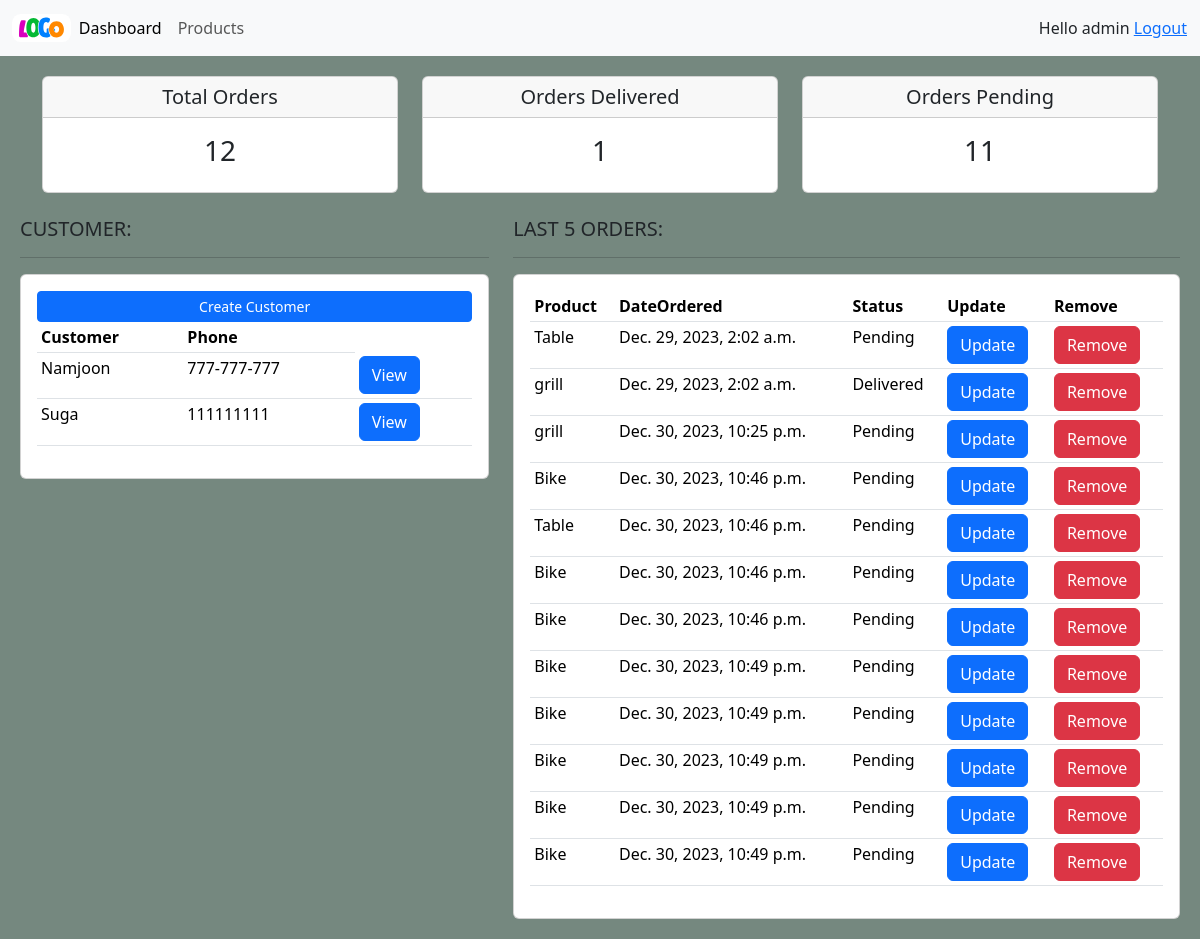
The app's page / (signed in) with its own data.
### accounts/models.py (models this page shows, shortened)
class Customer(models.Model):
    name = models.CharField(max_length=200, null=True)
    phone = models.CharField(max_length=200, null=True)
    email = models.CharField(max_length=200, null=True)
    date_created = models.DateTimeField(auto_now_add=True)

class Order(models.Model):
    STATUS = [
        ('Pending', 'Pending'),
        ('Out for delivery', 'Out for delivery'),
        ('Delivered', 'Delivered')
    ]
    customer = models.ForeignKey(
        Customer, null=True, on_delete=models.SET_NULL)
    product = models.ForeignKey(
        Product, null=True, on_delete=models.SET_NULL)
    date_created = models.DateTimeField(auto_now_add=True)
    status = models.CharField(max_length=200, null=True, choices=STATUS)

class Product(models.Model):
    CATEGORY = [
        ('Indoor', 'Indoor'),
        ('Out door', 'Out door')
    ]
    name = models.CharField(max_length=200, null=True)
    price = models.FloatField(null=True)
    category = models.CharField(max_length=200, null=True, choices=CATEGORY)
    description = models.CharField(max_length=200, null=True, blank=True)
    date_created = models.DateTimeField(auto_now_add=True)
    tag = models.ManyToManyField(Tag)

### accounts/views.py (the view)
# urls.py: path('', views.home, name='home'),
@login_required(login_url='login')
def home(request):
    orders = Order.objects.all()
    customers = Customer.objects.all()
    totalOrders = orders.count()
    pending = orders.filter(status='Pending').count()
    delivered = orders.filter(status='Delivered').count()
    return render(request, 'accounts/dashboard.html', {'orders': orders, 'customers': customers, 'totalOrders': totalOrders, 'delivered': delivered, 'pending': pending})

### accounts/templates/accounts/dashboard.html
{% extends 'accounts/layout.html' %}
{%block content%}
{% include 'accounts/status.html' %}
<br>
<div class="row">
    <div class="col-md-5">
        <h5>CUSTOMER:</h5>
        <hr>
        <div class="card card-body">
            <a href="" class="btn btn-primary  btn-sm btn-block">Create Customer</a>
            <table class="table table-sm">
                <tr>
                    <th>Customer</th>
                    <th>Phone</th>
                </tr>
                {% for customer in customers%}
                <tr>
                    <td>{{customer.name}}</td>
                    <td>{{customer.phone}}</td>
                    <td><a class="btn btn-primary" href="{%url 'customer' customer.id%}">View</a></td>
                </tr>
                {%endfor%}
            </table>
        </div>
    </div>
    <div class="col-md-7">
        <h5>LAST 5 ORDERS:</h5>
        <hr>
        <div class="card card-body">
            <table class="table table-sm">
                <tr>
                    <th>Product</th>
                    <th>DateOrdered</th>
                    <th>Status</th>
                    <th>Update</th>
                    <th>Remove</th>
                </tr>
                {% for order in orders%}
                <tr>
                    <td>{{order.product.name}}</td>
                    <td>{{order.date_created}}</td>
                    <td>{{order.status}}</td>
                    <td><a class="btn btn-primary" href="{%url 'update_order' order.id%}">Update</a></td>
                    <td><a class="btn btn-danger"href="{%url 'delete_order' order.id%}">Remove</a></td>
                </tr>
                {%endfor%}
            </table>
        </div>
    </div>
</div>
{%endblock%}

### accounts/templates/accounts/layout.html (shortened to what this page needs)
{% load static %}
<html>
<head>
    <link href="https://cdn.jsdelivr.net/npm/bootstrap@5.3.2/dist/css/bootstrap.min.css" rel="stylesheet"
>
    <link rel="stylesheet" href="{% static 'css/style.css'%}">
</head>
<body style="background-color: rgb(117, 136, 127);">
    <header class="header" style="background-color: #e3f2fd;">
        <nav class="navbar navbar-expand-lg bg-body-tertiary">
            <div class="container-fluid">
                <img src="{% static 'images/logo.svg' '%}" id="logo">
                <div class="collapse navbar-collapse" id="navbarNav">
                    <ul class="navbar-nav">
                        <li class="nav-item">
                            <a class="nav-link active" aria-current="page" href="{%url 'home'%}">Dashboard</a>
                        </li>
                        <li class="nav-item">
                            <a class="nav-link" href="{%url 'products'%}">Products</a>
                        </li>
                    </ul>
                    <div id="right-nav" style="position:fixed; right: 13px;">
                        <span>Hello {{request.user}}</span>
                        <span><a href="{%url 'logout'%}">Logout</a></span>
                    </div>
                </div>
            </div>
        </nav>
    </header>
    <main style="margin:20px ;">
        {%block content%}
        {%endblock%}
    </main>
</body>
</html>

### accounts/templates/accounts/status.html
<div class="container text-center" style="margin-top: 20px;">
    <div class="row">
        <div class="col">
            <div class="card">
                <h5 class="card-header">Total Orders</h5>
                <div class="card-body">
                    <h3 class="card-title">{{totalOrders}}</h3>
                </div>
            </div>
        </div>
        <div class="col">
            <div class="card">
                <h5 class="card-header">Orders Delivered</h5>
                <div class="card-body">
                    <h3 class="card-title">{{delivered}}</h3>
                </div>
            </div>
        </div>
        <div class="col">
            <div class="card">
                <h5 class="card-header">Orders Pending</h5>
                <div class="card-body">
                    <h3 class="card-title">{{pending}}</h3>
                </div>
            </div>
        </div>
    </div>
</div>

### accounts/static/css/style.css (style rules this page uses)
#logo { width: 5%; }

### records on screen
Customer: name "Namjoon", phone "777-777-777"
Customer: name "Suga", phone "111111111"
Order: product.name "Table", date_created "Dec. 29, 2023, 2:02 a.m.", status "Pending"
Order: product.name "grill", date_created "Dec. 29, 2023, 2:02 a.m.", status "Delivered"
Order: product.name "grill", date_created "Dec. 30, 2023, 10:25 p.m.", status "Pending"
Order: product.name "Bike", date_created "Dec. 30, 2023, 10:46 p.m.", status "Pending"
Order: product.name "Table", date_created "Dec. 30, 2023, 10:46 p.m.", status "Pending"
Order: product.name "Bike", date_created "Dec. 30, 2023, 10:46 p.m.", status "Pending"
Order: product.name "Bike", date_created "Dec. 30, 2023, 10:46 p.m.", status "Pending"
Order: product.name "Bike", date_created "Dec. 30, 2023, 10:49 p.m.", status "Pending"
Order: product.name "Bike", date_created "Dec. 30, 2023, 10:49 p.m.", status "Pending"
Order: product.name "Bike", date_created "Dec. 30, 2023, 10:49 p.m.", status "Pending"
Order: product.name "Bike", date_created "Dec. 30, 2023, 10:49 p.m.", status "Pending"
Order: product.name "Bike", date_created "Dec. 30, 2023, 10:49 p.m.", status "Pending"

### other values on screen
{{ request.user }} "admin"
{{ totalOrders }} "12"
{{ delivered }} "1"
{{ pending }} "11"
